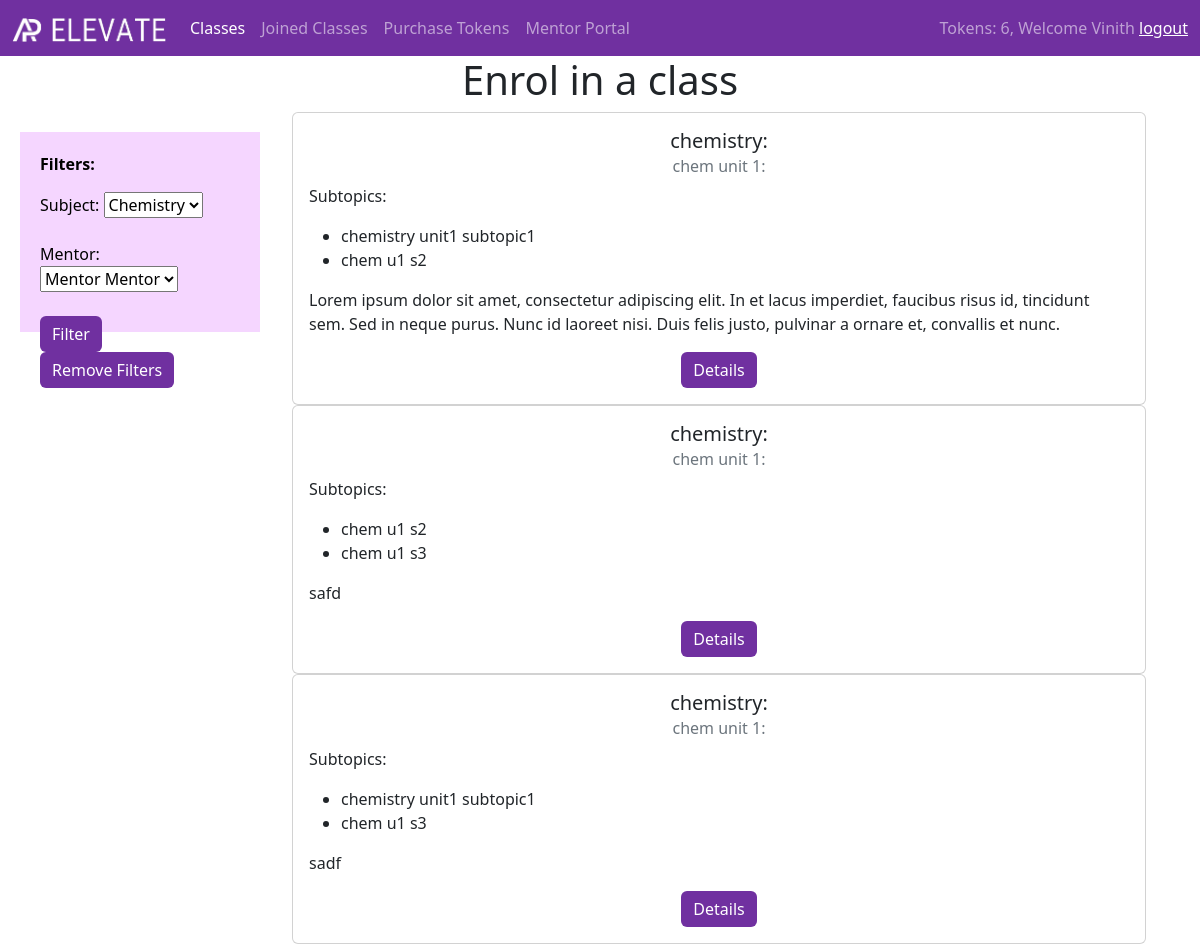
Page /classes-filtered/ (signed in) on the committed database.
### APE/models.py (models this page shows)
class Students(models.Model):
    user = models.ForeignKey(User, on_delete=models.SET_NULL, null=True)
    profile_pic = models.FileField(blank=True)
    Tokens = models.IntegerField(default=0)

class Subtopics(models.Model):
    unit = models.ForeignKey(Units, null=True, on_delete=models.SET_NULL)
    st_number = models.FloatField()
    st_name = models.TextField()

class Units(models.Model):
    subject = models.ForeignKey(Subjects, null=True, on_delete=models.SET_NULL)
    unit_number = models.IntegerField()
    unit_name = models.TextField()

class Subjects(models.Model):
    sub_name = models.TextField()
    sub_desc = models.TextField()
    sub_outline = models.FileField()

class Classes(models.Model):
    subtopics = models.ManyToManyField(Subtopics)
    class_desc = models.TextField()
    mentor = models.ForeignKey(User, on_delete=models.SET_NULL, null=True)
    students = models.ManyToManyField(Students, blank=True)
    zoom_ID = models.CharField(max_length=30)
    zoom_password = models.CharField(max_length=30)
    zoom_link = models.CharField(max_length=30)
    date = models.DateField(blank=True)
    time = models.TimeField(blank=True)

### APE/views.py (the view)
# urls.py: path('classes-filtered/', enrol_page_filtered, name='enrol-filtered'),
@login_required(login_url='login')
def enrol_page_filtered(request):
    student = Students.objects.get(user=request.user)
    obj = Classes.objects.all()[:3]
    subtopics = []
    for o in obj:
        subtopics.append(o.subtopics.all())
    print(subtopics)
    context = {'object': obj,
               'filter': filter,
               'subtopics_l': subtopics,
               "student": student}
    return render(request, "enrol_filtered.html", context)

### APE/templatetags/custom_tags.py (called while the page is built)
@register.filter(name='has_group')
def has_group(user, group_name):
    group = Group.objects.get(name=group_name)
    return True if group in user.groups.all() else False

@register.simple_tag
def define(val=None):
  return val

### templates/enrol_filtered.html (shortened to what this page needs)
{% extends "base.html" %}
{% load custom_tags %}
{% block nav1 %}<a class="nav-link active" href="{% url 'enrol' %}">Classes</a>{%endblock%}
{% block main %}
    <div class="container text-center">
      <div class="row">
        <div class="col">
        </div>
        <div class="col">
          <h1>Enrol in a class</h1>
        </div>
        <div class="col">
        </div>
      </div>
    </div>
<div class="enrol-filter" style = "background-color:#f5d6ff; color:black"; text-align:top; >
        <form>
        <p><strong>Filters: </strong></p>
        <label for="subjects">Subject: </label>
        <select id="subjects" name="subjects">
          <option value="volvo">Chemistry</option>
        </select>
        <br><br>
        <label for="mentor">Mentor: </label>
        <select id="mentor" name="mentor">
          <option value="volvo">Mentor Mentor</option>
        </select>
        <br><br>
        <a href="{% url 'enrol-filtered' %}" class="btn btn-primary" style="background-color: #7030A0; border: none;">Filter</a>
        <a href="{% url 'enrol' %}" class="btn btn-primary" style="background-color: #7030A0; border: none;">Remove Filters</a>
    </form>
</div>
<div class="container text-center">
    {% for obj in object %}
      <div class="row gy-3">
          <div class="col">
            <div class="card">
                <div class="card-body">
                    {% define "True" as first %}
                    {% for subtopic in obj.subtopics.all %}
                        {% if first == "True" %}
                            <h5 class="card-title">{{subtopic.unit.subject.sub_name}}:</h5>
                            <h6 class="card-subtitle mb-2 text-muted">{{subtopic.unit.unit_name}}:</h6>
                            <p style = "text-align:left"> Subtopics:</p>
                            <ul style = "text-align: left">
                            {% define "False" as first %}
                         {% endif %}
                            <li>{{subtopic.st_name}}</li>
                    {% endfor %}
                            </ul>
                    <p style = "text-align: left">{{obj.class_desc}}</p>
          <a href="class-info/{{ obj.id }}" class="btn btn-primary" style="background-color: #7030A0; border: none;">Details</a>
        </div>
      </div>
    {% endfor %}
  </div>
{% endblock %}

### templates/base.html (shortened to what this page needs)
<!doctype html>
<html lang="en">
{% load custom_tags %}
{% load static %}
  <head>
    <link href="https://cdn.jsdelivr.net/npm/bootstrap@5.2.0/dist/css/bootstrap.min.css" rel="stylesheet">
    <link href="{% static 'css/style.css' %}" rel="stylesheet">
  </head>
  <body >
    <nav class="navbar navbar-expand-lg navbar-dark" style="background-color: #7030A0;">
      <div class="container-fluid">
        {% if user.is_authenticated %}
          <a class="navbar-brand" href="{% url 'std_dashboard' %}">
        {% endif %}
          <img src="{% static 'images/logo_white.png' %}" alt="" width="154" height="24">
        </a>
        <div class="collapse navbar-collapse" id="navbarSupportedContent">
          <ul class="navbar-nav me-auto mb-2 mb-lg-0">
            <li class="nav-item">
              {% block nav1 %}<a class="nav-link" href="{% url 'enrol' %}">Classes</a>{%endblock%}
            </li>
            <li class="nav-item">
              {% block nav2 %}<a class="nav-link" href="{% url 'joined' %}">Joined Classes</a>{%endblock%}
            </li>
            <li class="nav-item">
              {% block nav3 %}<a class="nav-link" href="{% url 'purchase' %}">Purchase Tokens</a>{%endblock%}
            </li>
            {% if request.user|has_group:"mentors" %}
              <li class="nav-item">
                <a class="nav-link" href="{% url 'men_dashboard' %}">Mentor Portal</a>
              </li>
            {% elif not request.user|has_group:"mentors" %}
              <li class="nav-item">
                <a class="nav-link" href="{% url 'mentor_apps' %}">Apply to Mentor</a>
              </li>
            {% endif %}
          </ul>
          {% if user.is_authenticated %}
            <span class="navbar-text">
              Tokens: {{student.Tokens}},
              Welcome {{request.user.first_name}}
              <a href="{% url 'logout' %}">logout</a>
            </span>
          {% endif %}
        </div>
      </div>
    </nav>
    {% block main%}
    {% endblock %}
  </body>
</html>

### templates/enrol_filtered.html (style rules this page uses)
.enrol-filter { width:20%; background-color:#f5d6ff; text-align: top; float: left; height: 200px; color: white; padding: 20px; margin: 20px; display: flex; align-items: left; justify-content: left; }

### rows in the picture
Students: Tokens "6"
Classes: class_desc "Lorem ipsum dolor sit amet, consectetur adipiscing elit. In et lacus imperdiet, faucibus risus id, tincidunt sem. Sed in neque purus. Nunc id laoreet nisi. Duis felis justo, pulvinar a ornare et, convallis et nunc."
Subtopics: unit.subject.sub_name "chemistry", unit.unit_name "chem unit 1", st_name "chemistry unit1 subtopic1"
Subtopics: st_name "chem u1 s2", unit.subject.sub_name "chemistry", unit.unit_name "chem unit 1"
Classes: class_desc "safd"
Subtopics: st_name "chem u1 s3"
Classes: class_desc "sadf"

### other values in the picture
{{ request.user.first_name }} "Vinith"
